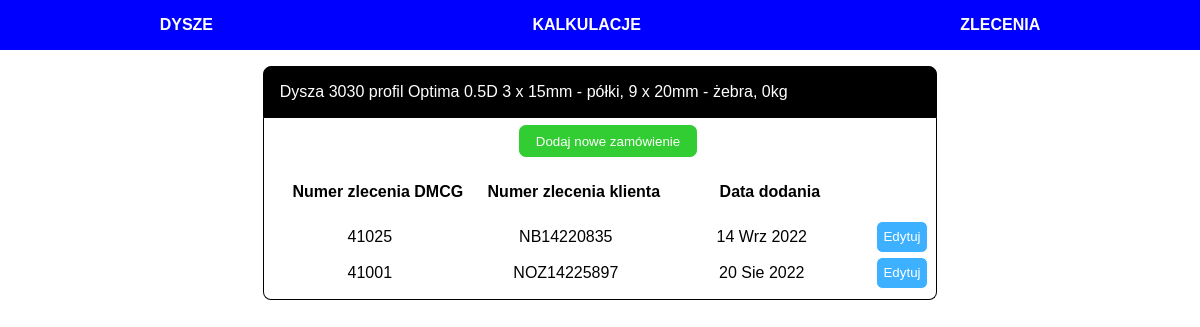
The page /nozzle/1/orders on the database as committed earlier.
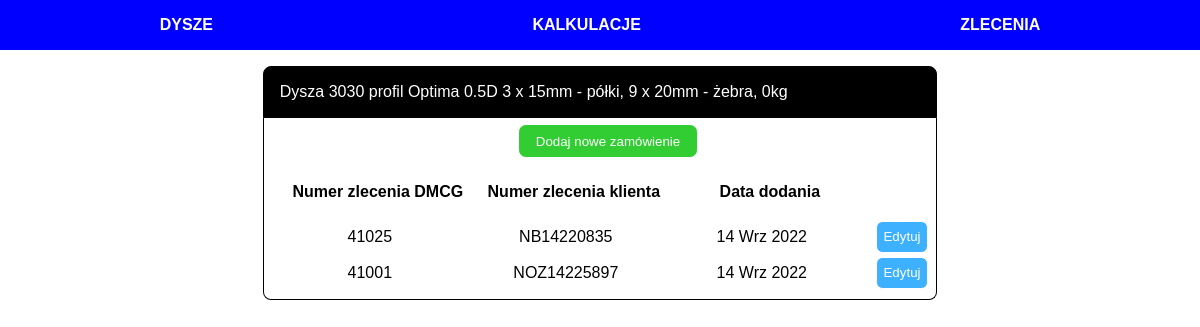
The same page on the database as committed later.
### calculator/models.py (models this page shows, shortened)
class Nozzle(models.Model):
    PROFILES = (('Optima', 'Optima'),
                ('19A', '19A'),
                )
    INNER_RING_TYPES = (('Complete st. st. inside', 'Complete st. st. inside'),
                        ('St. st. ring inside', 'St. st. ring inside'),
                        ('Complete steel', 'Complete steel'),
                        ('St. st. ring and outlet', 'St. st. ring and outlet'))
    date_created = models.DateTimeField(auto_now_add=True)
    diameter = models.PositiveIntegerField(null=False, blank=False)
    profile = models.CharField(max_length=32, choices=PROFILES, null=False, blank=False)
    drawing_number = models.CharField(max_length=32, blank=True)
    profile_height = models.PositiveIntegerField(null=False, blank=False)
    inner_ring_type = models.CharField(max_length=32, choices=INNER_RING_TYPES, null=False, blank=False)
    inner_ring_thickness_propeller_zone = models.PositiveIntegerField(null=False, blank=False)
    inner_ring_thickness_inlet_zone = models.PositiveIntegerField(null=False, blank=False)
    inner_ring_thickness_outlet_zone = models.PositiveIntegerField(null=False, blank=False)
    ribs_quantity = models.PositiveIntegerField(null=False, blank=False)
    ribs_thickness = models.PositiveIntegerField(null=False, blank=False)
    segments_quantity = models.PositiveIntegerField(null=False, blank=False)
    segments_thickness = models.PositiveIntegerField(null=False, blank=False)
    has_headbox = models.BooleanField(null=False, blank=False)
    has_outlet_ring = models.BooleanField(null=False, blank=False)
    theoretical_weight = models.PositiveIntegerField(blank=True, default=0)
    real_weight = models.PositiveIntegerField(blank=True, default=0)

class Order(models.Model):
    nozzle = models.ForeignKey(Nozzle, on_delete=models.CASCADE)
    date_created = models.DateTimeField(auto_now_add=True)
    order_dmcg_number = models.CharField(max_length=32, blank=False, null=False)
    order_client_number = models.CharField(max_length=32, blank=False, null=False)

### calculator/views.py (the view)
# urls.py: path('nozzle/<int:nozzle_id>/orders', nozzle_orders_view, name='nozzle_orders'),
def nozzle_orders_view(request, nozzle_id):
    nozzle = Nozzle.objects.get(id=nozzle_id)
    orders = nozzle.order_set.order_by('-date_created')
    ratio = round((nozzle.profile_height / nozzle.diameter), 1)
    context = {'nozzle': nozzle,
               'orders': orders,
               'ratio': ratio,
               }
    template = 'calculator/nozzle-orders.html'
    return render(request, template, context)

### calculator/templates/calculator/nozzle-orders.html
{% extends 'calculator/base.html' %}
{% block content %}
<div class="content-main">
  <div class="item-box single-column">
    <div class="item-header-box">
      <p>Dysza {{ nozzle.diameter }}
       profil {{ nozzle.profile }}
      {{ ratio }}D {{ type_name }}
      {{ nozzle.segments_quantity}} x {{ nozzle.segments_thickness}}mm - półki,
      {{ nozzle.ribs_quantity}} x {{ nozzle.ribs_thickness}}mm - żebra,
      {{ nozzle.theoretical_weight }}kg</p>
    </div>
    <div class="item-details">
      <div class="item-details-box" style="justify-content: center">
        <a href="{% url 'calculator:add_nozzle_order' nozzle.id %}"><button class="add-btn">Dodaj nowe zamówienie</button></a>
      </div>
      <div class="item-details-box" style="justify-content: center">
        <table>
          <tr>
            <th><p class="item-detail-name">Numer zlecenia DMCG</p></th>
            <th><p class="item-detail-name">Numer zlecenia klienta</p></th>
            <th><p class="item-detail-name">Data dodania</p></th>
            <th></th>
          </tr>
          {% for order in orders %}
          <tr>
            <td><p class="item-detail-value">{{ order.order_dmcg_number }}</p></td>
            <td><p class="item-detail-value">{{ order.order_client_number }}</p></td>
            <td>
              {% load i18n %}
            {% language 'pl' %}
            <p class="item-detail-value">{{ order.date_created|date:"d M Y" }}</p>
            {% endlanguage %}
            </td>
            <td><button class="edit-btn">Edytuj</button></td>
            {% empty %}
          <td colspan="3" style="color: red;"><p>Brak powiązanych zamówień</p></td>
          </tr>
          {% endfor %}
        </table>
      </div>
    </div>
  </div>
</div>
{% endblock content %}

### calculator/templates/calculator/base.html (shortened to what this page needs)
{% load static %}
<!DOCTYPE html>
<html lang="en">
<head>
  <link rel="stylesheet" href="{% static 'styles.css' %}">
  <link rel="stylesheet" href="{% static 'navbar.css' %}">
</head>
<body>
  {% include 'calculator/navbar.html' %}
  {% block content %}
  {% endblock content %}
</body>
</html>

### calculator/templates/calculator/navbar.html
<navbar>
  <div id="navbar">
      <div id="navbar-item-container">
        <p>
         <a id="navbar-link" href="{% url 'calculator:nozzles' %}">DYSZE</a>
        </p>
      </div>
      <div id="navbar-item-container">
        <p>
         <a id="navbar-link" href="{% url 'calculator:nozzles' %}">KALKULACJE</a>
        </p>
      </div>
      <div id="navbar-item-container">
        <p>
         <a id="navbar-link" href="{% url 'calculator:nozzles' %}">ZLECENIA</a>
        </p>
      </div>
  </div>
</navbar>

### static/styles.css (style rules this page uses)
body { font-family: Arial; margin: 0 auto; padding: 0; }
table, th, td { border-collapse: collapse; text-align: center; }
th, td { padding: 0.125em; }
.content-main { display: flex; margin: 0 2em; width: 900px; justify-content: space-between; margin: 0 auto; }
.item-box { min-width: 400px; max-width: 90%; display: flex; flex-direction: column; background-color: white; border-radius: 0.5em; margin: 1em auto; }
.single-column { min-width: 600px; }
.item-header-box { margin: 0; padding-left: 1em; background-color: black; color: white; border-top-left-radius: 0.5em; border-top-right-radius: 0.5em; border: 1px solid black; }
.item-details { padding-left: 1em; border-left: 1px solid black; border-right: 1px solid black; border-bottom: 1px solid black; border-bottom-left-radius: 0.5em; border-bottom-right-radius: 0.5em; }
.item-details-box { display: flex; align-items: center; padding-bottom: 0.5em; }
.item-detail-name { width: 12em; font-weight: bold; }
.item-detail-value { margin: auto 1em; width: 9em; }
.add-btn, .confirm-btn, .cancel-btn { background-color: limegreen; color: white; border: 1px solid limegreen; border-radius: 0.5em; height: 2rem; padding: 0.5rem 1rem; margin-top: 0.5em; cursor: pointer; }
.edit-btn { margin-left: 0.5em; margin-right: 0.5em; background-color: #3db1ff; color: white; cursor: pointer; border: 1px solid white; border-radius: 0.5em; height: 2rem; }

### static/navbar.css (style rules this page uses)
#navbar { width: 100%; height: 50px; border: none; padding: 0; margin: 0; background-color: blue; display: flex; color: white; font-weight: bold; justify-content: space-around; align-content: center; }
#navbar-item-container { background-color: blue; display: flex; align-items: center; }
#navbar-link { text-decoration: none; color: white; height: 200px; padding: 0 1.125em; margin: 0; transition: background-color 0.2s; }

Rows that differ between the two databases and show on the page:
removed Order: order_dmcg_number "41001", order_client_number "NOZ14225897", date_created "20 Sie 2022"
added Order: order_dmcg_number "41001", order_client_number "NOZ14225897", date_created "14 Wrz 2022"
